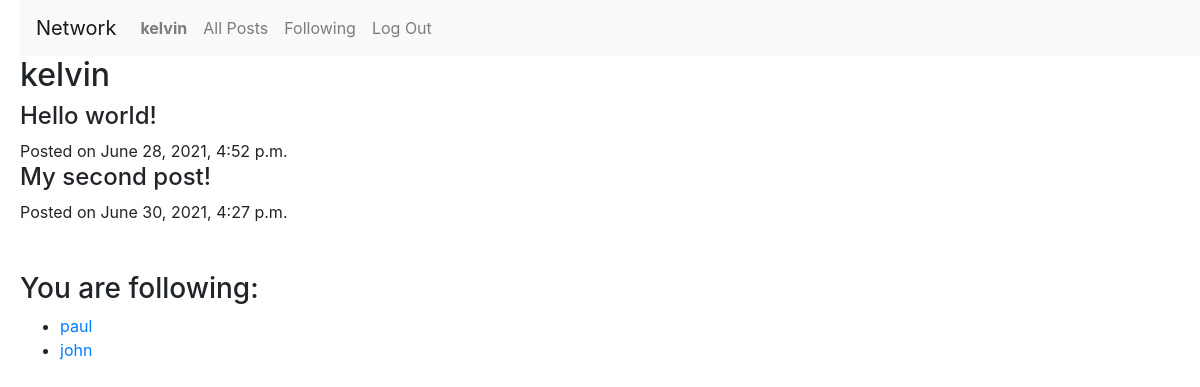
The page /profile/kelvin (signed in) on the database its author committed.
### network/models.py (models this page shows, shortened)
class User(AbstractUser):
    pass

class Post(models.Model):
    poster = models.ForeignKey(User, on_delete=models.SET_NULL, null=True)
    post = models.TextField()
    date = models.DateTimeField(auto_now_add=True)

class Follow(models.Model):
    follower = models.ForeignKey(User, on_delete=models.CASCADE, related_name="fan")
    following = models.ForeignKey(User, on_delete=models.CASCADE, related_name="influencer")
    class Meta:
        unique_together = [["follower", "following"]]

### network/views.py (the view, shortened to what this page needs)
# urls.py: path("profile/<str:username>", views.profile, name="profile"),
def profile(request, username):
    try:
        User.objects.get(username=username)
    except ObjectDoesNotExist:
        return HttpResponse("User does not exist")
    userprofile = User.objects.get(username=username)
    followinglist = Follow.objects.filter(follower=request.user).values_list('following', flat=True)
    if request.user.is_authenticated:
        return render(request, "network/profile.html", {
            "userprofile": userprofile,
            "user_posts": Post.objects.filter(poster=userprofile),
            "follows": Follow.objects.filter(follower=request.user),
            "followinglist": followinglist
        })
    else:
        return render(request, "network/profile.html", {
            "userprofile": userprofile,
            "user_posts": Post.objects.filter(poster=userprofile),
            "follows": None
        })

### network/templates/network/profile.html
{% extends "network/layout.html" %}
{% block body %}
<h2>{{ userprofile.username }}</h2>
{% for post in user_posts %}
<div class="user_post">
    <h4>{{ post.post }}</h4>
    Posted on {{ post.date }}
</div>
{% empty %}
<p>This person has not posted</p>
{% endfor %}
<br>
<br>
{% if user.is_authenticated %}
    {% if request.user != userprofile %}
        <form method="POST" action="{% url 'profile' user.username%}">
            {% csrf_token %}
            <input type="hidden" name="followthis" value="{{ userprofile.username }}">
            {% if userprofile.id in followinglist %}
                <button type="submit">Unfollow <strong>{{ userprofile.username }}</strong></button>
            {% else %}
                <button type="submit">Follow <strong>{{ userprofile.username }}</strong></button>
            {% endif %}
        </form>
    {% else %}
        <h3>You are following:</h3>
        <ul>
        {% for following in follows %}
            <li><a href="{% url 'profile' following.following %}">{{ following.following }}</a>
        {% empty %}
            You are not following anyone.
        {% endfor %}
        </ul>
    {% endif %}
{% else %}
    <div>Please login to see more.</div>
{% endif %}
{% endblock %}

### network/templates/network/layout.html (shortened to what this page needs)
{% load static %}
<!DOCTYPE html>
<html lang="en">
    <head>
        <link rel="stylesheet" href="https://stackpath.bootstrapcdn.com/bootstrap/4.4.1/css/bootstrap.min.css">
        <link href="{% static 'network/styles.css' %}" rel="stylesheet">
    </head>
    <body>
        <nav class="navbar navbar-expand-lg navbar-light bg-light">
            <a class="navbar-brand" href="#">Network</a>
            <div>
              <ul class="navbar-nav mr-auto">
                {% if user.is_authenticated %}
                    <li class="nav-item">
                        <a class="nav-link" href="#"><strong>{{ user.username }}</strong></a>
                    </li>
                {% endif %}
                <li class="nav-item">
                  <a class="nav-link" href="{% url 'index' %}">All Posts</a>
                </li>
                {% if user.is_authenticated %}
                    <li class="nav-item">
                        <a class="nav-link" href="{% url 'following' %}">Following</a>
                    </li>
                    <li class="nav-item">
                        <a class="nav-link" href="{% url 'logout' %}">Log Out</a>
                    </li>
                {% endif %}
              </ul>
            </div>
          </nav>
        <div class="body">
            {% block body %}
            {% endblock %}
        </div>
    </body>
</html>

### network/static/network/styles.css (style rules this page uses)
body { padding-left:20px; }

### rows shown on the page
User: username "kelvin"
Post: post "Hello world!", date "June 28, 2021, 4:52 p.m."
Post: post "My second post!", date "June 30, 2021, 4:27 p.m."
Follow: following "paul"
Follow: following "john"
